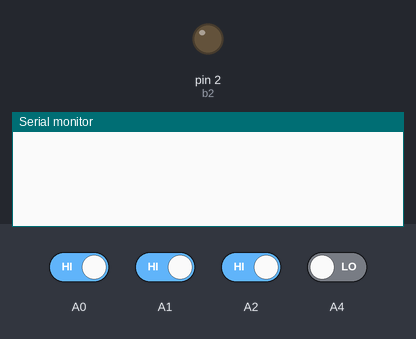
The sketch below on a simulated Arduino Uno, built with avr-gcc and run on an emulated ATmega328P. Parts: output pins drawn as LEDs (lit = HIGH), the last lines printed to the serial monitor. The inputs (shaded band) are chosen by the test bench; at power-on: A0–2 HIGH, A4 LOW.

Above: at 1.2 s.
1.3 s: A0 driven LOW and A1 driven LOW
At 2.08 s:
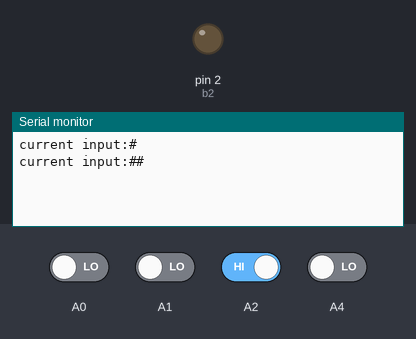
3.3 s: A1 driven HIGH and A2 driven LOW
At 4.33 s:
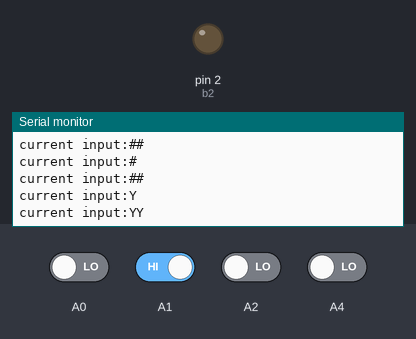

Measured:
- after the input at 1.3 s, the serial monitor: prints a new line after 0.20 s (image 1)
- after the input at 3.3 s, the serial monitor: prints a new line after 0.45 s (image 2)

The sketch:

dgonz162_lab3_part4.ino
```cpp
// C++ code

/*        Your Name & E-mail: David Gonzalez, dgonz162@ucr.edu
*          Lab Section: 021
*         Assignment: Lab 3  Exercise 4
*         Exercise Description: Lock system: password is "#Y". A0 is X, A1 is Y, A2 is #, and A4 is to lock.
*         I acknowledge all content contained herein, excluding template or example code, is my own original work.
*         Demo Link:
*/
#define b2 2
String str = "";

unsigned char bp = 0; //button press

enum SM_states {Start, ON, LOCK, UNLOCK, X, Y, SHARP} SM_State;
void setup()
{
  pinMode(A0,INPUT);
  pinMode(A1,INPUT);
  pinMode(A2,INPUT);
  pinMode(A4,INPUT);
  pinMode(b2,OUTPUT);

  Serial.begin(9600);
}

void TickFct_SM(){
  switch(SM_State){
    case Start:
      SM_State = ON;
    break;

    case ON:
      if(bp == 2){
      if(str == "#Y"){
              SM_State = UNLOCK;
            }
            bp = 0;
            str = "";
      }else if(digitalRead(A4) && !digitalRead(A2) && !digitalRead(A1) && !digitalRead(A0)){
          SM_State = LOCK;
        }else if(digitalRead(A0) && !digitalRead(A1) && !digitalRead(A2) && !digitalRead(A4)){
          SM_State = X;
        }else if(digitalRead(A1) && !digitalRead(A0) && !digitalRead(A2) && !digitalRead(A4)){
          SM_State = Y;
        }else if(digitalRead(A2) && !digitalRead(A0) && !digitalRead(A1) && !digitalRead(A4)){
          SM_State = SHARP;
        }else{
          SM_State = ON;
        }
    break;

    default:
      SM_State = ON;
    break;
  }//transitions

  delay(150);

  switch(SM_State){
    case ON:
    break;

    case UNLOCK:
      Serial.println("Unlocked");
      digitalWrite(b2,HIGH);
      //SM_State = ON;
    break;

    case LOCK:
      str = "";
        bp++;
      Serial.println("Locked");
      digitalWrite(b2,LOW);
    break;

    case X:
      str = str + 'X';
      Serial.print("current input:");
      Serial.println(str);
      bp++;
    break;

    case Y:
      str = str + 'Y';
      Serial.print("current input:");
      Serial.println(str);
        bp++;
    break;

    case SHARP:
      str = str + '#';
      Serial.print("current input:");
      Serial.println(str);
        bp++;
    break;

    default:
    //Serial.println("IN DEFAULT");
    break;
  }//actions

}

void loop()
{
  TickFct_SM();
}
```
